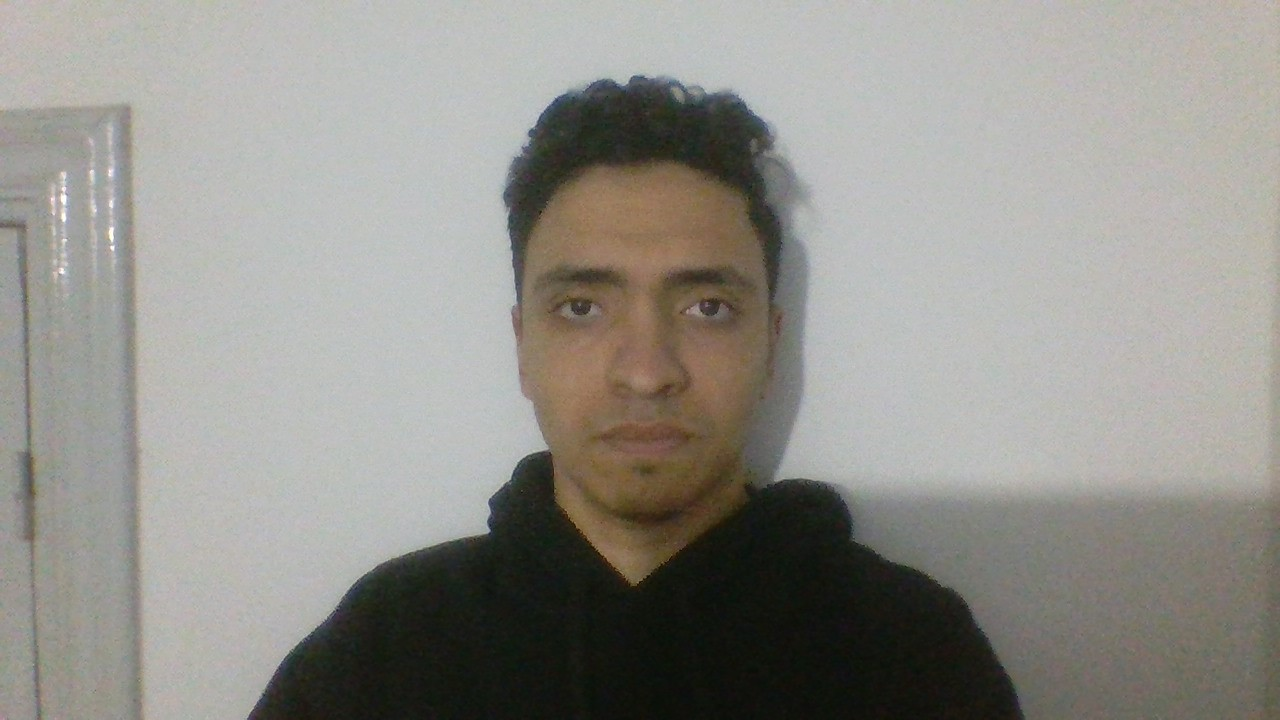
#> input picture face Detection/test5.jpg, 1280 x 720 px, given in place of the camera
$ jupyter execute --allow-errors KaakChat.ipynb   (text cells are left out)
#> lines starting #> are read from the running program, lines starting #| are printed output that depends on the picture; after the words box and inside, x2 and y2 are one past the last pixel; in counts of white or black regions, pixels touching at a corner belong together
[cell 1]
import pandas as pd
import cv2
import os
from skimage.transform import resize
from skimage.feature import corner_harris, corner_peaks, peak_local_max
from skimage.filters import sobel, sobel_h, sobel_v, gaussian
import skimage.io as io
import numpy as np
import matplotlib.pyplot as plt
import pickle
import random
import imutils
from skimage.color import rgb2gray,rgb2hsv
import time
from sklearn import svm
from sklearn.model_selection import RandomizedSearchCV
from sklearn.metrics import accuracy_score
from sklearn.model_selection import train_test_split
from sklearn.neighbors import KNeighborsClassifier
from sklearn.ensemble import RandomForestClassifier


import joblib

[cell 2]
def prepareData(images,labels):
    df=pd.DataFrame(images) #dataframe
    df['Target'] = labels
    x = df.iloc[:,:-1] #input data
    y = df.iloc[:,-1] #output data
    return x,y
# x,y=prepareData(images,labels)

[cell 3]
# [24 lines left out: function kiro_corner, not called in this run]

[cell 4]
# [5 lines left out: function draw_corners, not called in this run]

[cell 5]
# [7 lines left out: function get_landmarks, not called in this run]

[cell 6]
# [19 lines left out: function you_can_do_it, not called in this run]

[cell 7]
# [13 lines left out: function apply_corner_features, not called in this run]

[cell 8]
param_grid={'C':[0.1,1,10,100],'gamma':[0.0001,0.001,0.1,1],'kernel':['rbf','poly']}
svc=svm.SVC(probability=True)
model=RandomizedSearchCV(svc,param_grid)

[cell 9]
def load_image(path):
#> further down, frame is the input picture: shape (720, 1280, 3); mean B, G, R 137.9, 143.8, 145.4
    img=cv2.imread(path)
    canvas = np.copy(img)
    return canvas

def show_images(array_img,title,position,boxes,coords):
    for index_image,image in enumerate(array_img):
        show_with_matplotlib(image,title+"_"+ str(index_image+1),position+index_image,boxes,coords)

# [9 lines left out: function show_with_matplotlib, not called in this run]


lower_hsv=np.array([0,48,80],dtype="uint8")
upper_hsv=np.array([20,255,255],dtype="uint8")
def skin_detector_hsv(bgr_image):
    hsv_image=cv2.cvtColor(bgr_image,cv2.COLOR_BGR2HSV)
    skin_region=cv2.inRange(hsv_image,lower_hsv,upper_hsv)
    return skin_region


def apply_skin_detector(img):
    detected_skin=skin_detector_hsv(img)
#> in skin_detector_hsv (call 2), `hsv_image=cv2.cvtColor(bgr_image,cv2.COLOR_BGR2HSV)`: hsv_image: shape (720, 1280, 3); mean H, S, V 45.7, 27.4, 147.2
#> in skin_detector_hsv (call 2), `skin_region=cv2.inRange(hsv_image,lower_hsv,upper_hsv)`:
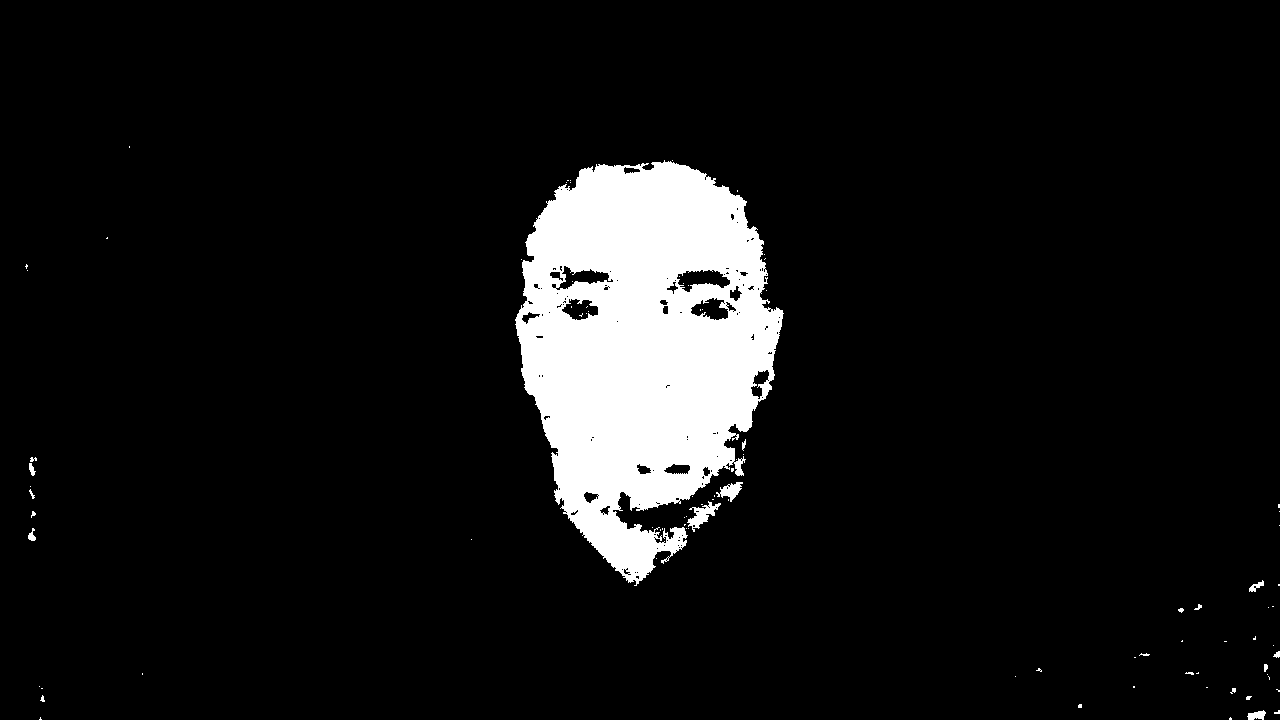
#> skin_region: shape (720, 1280); 8% white; 90 white regions (74 under 20 px), largest, box (x1, y1, x2, y2) and area: (515, 160, 784, 586) 72695, (687, 501, 721, 532) 397, (716, 482, 743, 502) 256
    bgr=cv2.cvtColor(detected_skin,cv2.COLOR_GRAY2BGR)
    bgr=cv2.erode(bgr,np.ones((12,12), np.uint8))
    bgr=cv2.dilate(bgr,np.ones((35,35), np.uint8))
    bgr=cv2.erode(bgr,np.ones((15,15), np.uint8))
    boxes = find_contours(bgr)
    return boxes


def find_contours(img):
    boxes=[]
    imgray=cv2.cvtColor(img,cv2.COLOR_BGR2GRAY)
    _,thresh=cv2.threshold(imgray,20,255,0)
    contours,hierarchy=cv2.findContours(thresh,cv2.RETR_TREE,cv2.CHAIN_APPROX_NONE)
    # print("number of contours = "+str(len(contours)))
    array=np.array(contours)
    for contour in array:
        xmin,ymin,xmax,ymax=get_boxes(contour)
        if(xmax-xmin <img.shape[1]*0.1 or ymax-ymin < img.shape[0]*0.1):
            continue
        boxes.append((xmin,ymin,xmax,ymax))
    return boxes;

def get_boxes(contour):
    xmin=float('inf')
    ymin=float('inf')
    xmax=0
    ymax=0
    for index,small_contour in enumerate(contour):
        if(small_contour[0][1]<xmin):
            xmin=small_contour[0][1]

        if(small_contour[0][1]>xmax):
            xmax=small_contour[0][1]

        if(small_contour[0][0]<ymin):
            ymin=small_contour[0][0]

        if(small_contour[0][0]>ymax):
            ymax=small_contour[0][0]
    return xmin,ymin,xmax,ymax

# [7 lines left out: function draw_boxes, not called in this run]

[cell 10]
def test_image(img,model):
    img_resize=resize(img,(50,50))
    l=np.array(img_resize).flatten()
    return model.predict_proba([l])

[cell 11]
def Kaak_Enhanced(final_image,boxes,clf_test):
    contours=[]
    for xmin, ymin, xmax, ymax in boxes:
        window = final_image[xmin:xmax, ymin:ymax]
        result = test_image(window,clf_test)
        # print(result)
        if(result[0][1]>0.6):   # adjust threshold based on input (video > 0.5) (images > 0.3)
            contours.append((xmin, ymin, xmax, ymax))
            # print((xmin, ymin, xmax, ymax))
    return contours

[cell 12]
datadir = r'C:\Users\Khaled Hesham\OneDrive\Desktop\ViolaJones\Datasets\faces'  #absolute path iam sorry will be fixed tomorrow inshalah
category=["non_faces","faces"]
images=[]
bf_images=[]
labels=[]

#> (the rest of this cell did not finish here and is left out)

[cell 13]
x,y = prepareData(images,labels)
SVM = svm.SVC(C=1,kernel='poly',gamma='auto',probability=True)
#> (the rest of this cell did not finish here and is left out)

#> (a cell that did not finish here is left out)

#> (a cell that did not finish here is left out)

[cell 16]
scientists= load_image("no3mn5.jpg")
#> (the rest of this cell did not finish here and is left out)

#> (a cell that did not finish here is left out)

#> (a cell that did not finish here is left out)

[cell 19]
coords=[]
#> (the rest of this cell did not finish here and is left out)

#> (a cell that did not finish here is left out)

#> (a cell that did not finish here is left out)

[cell 22]
print("The predicted Data is :")
#> (the rest of this cell did not finish here and is left out)

[cell 23]
vid = cv2.VideoCapture(0)

#> (the rest of this cell did not finish here and is left out)

#> in apply_skin_detector (call 2), `bgr=cv2.erode(bgr,np.ones((12,12), np.uint8))`: bgr: shape (720, 1280, 3); 5.6% white; 8 white regions (4 under 20 px), largest, box (x1, y1, x2, y2) and area: (523, 169, 773, 506) 49219, (581, 509, 652, 567) 1756, (533, 294, 555, 309) 182, (698, 290, 715, 295) 52
#> in apply_skin_detector (call 2), `bgr=cv2.dilate(bgr,np.ones((35,35), np.uint8))`:
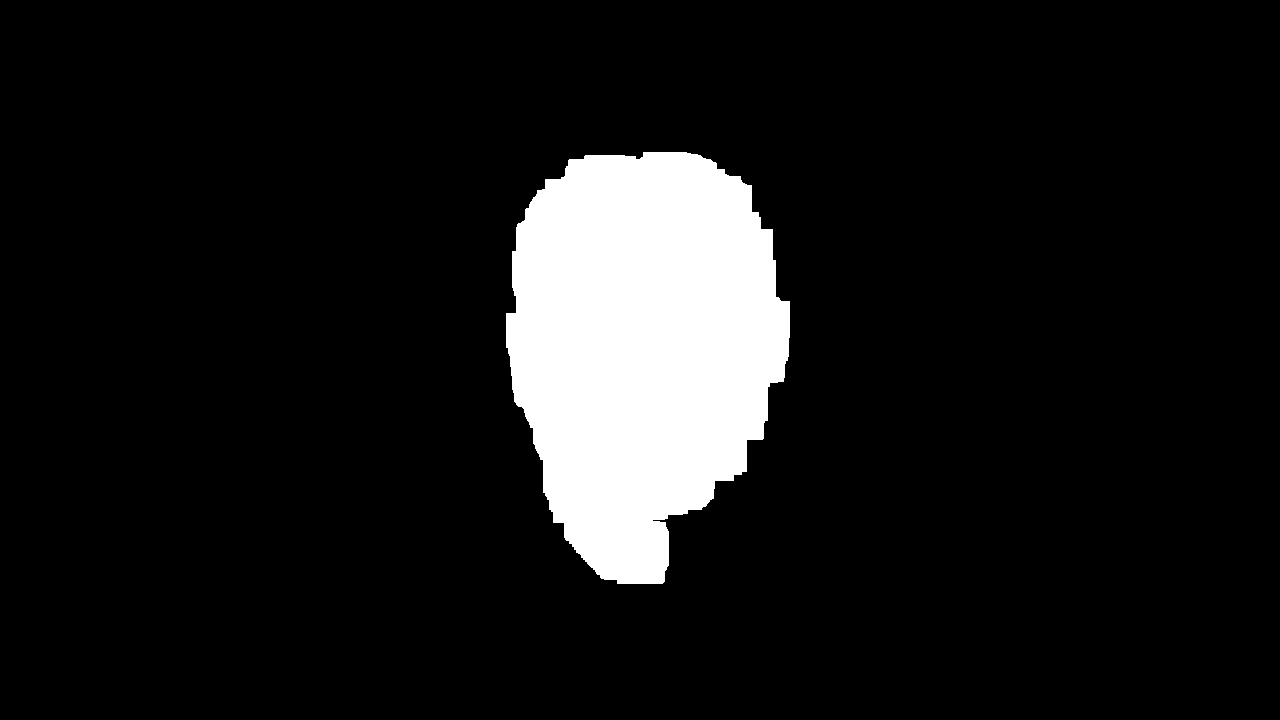
#> bgr: shape (720, 1280, 3); 9.8% white; 1 white region, box (x1, y1, x2, y2) and area: (506, 152, 790, 584) 90551
#> in apply_skin_detector (call 2), `bgr=cv2.erode(bgr,np.ones((15,15), np.uint8))`:
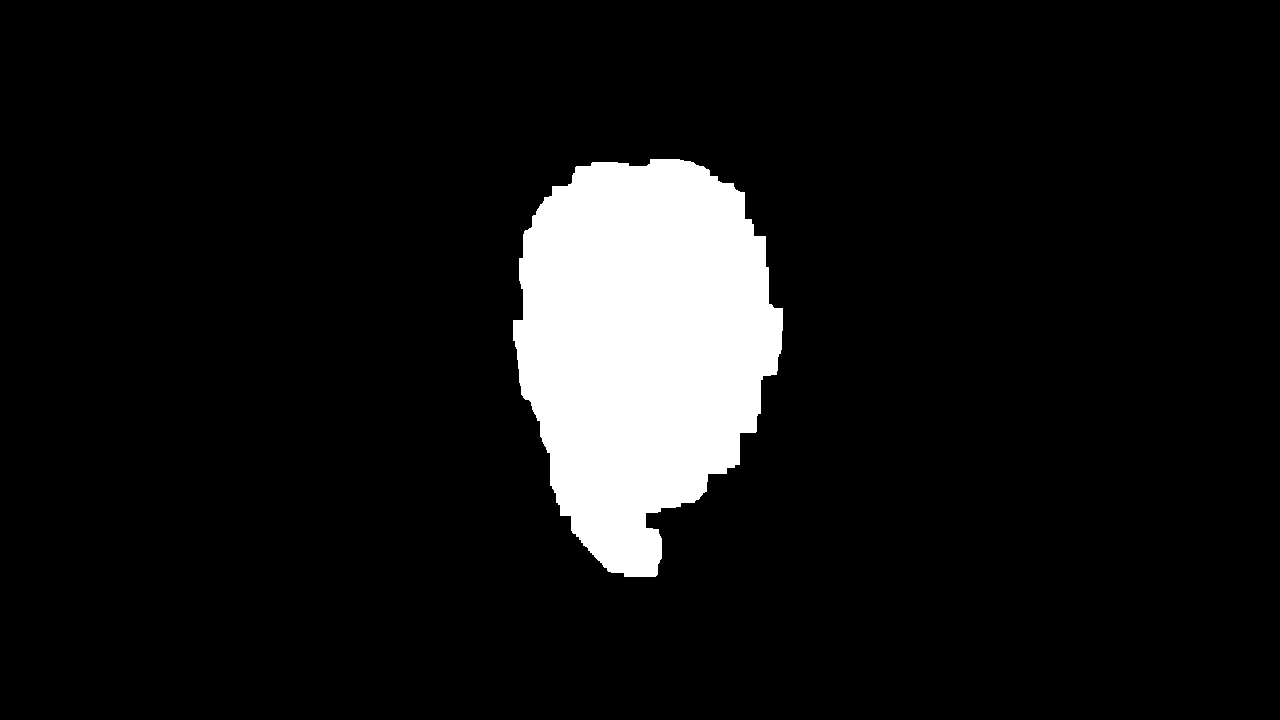
#> bgr: shape (720, 1280, 3); 8.7% white; 1 white region, box (x1, y1, x2, y2) and area: (513, 159, 783, 577) 80387
#> in find_contours, `imgray=cv2.cvtColor(img,cv2.COLOR_BGR2GRAY)`: imgray: shape (720, 1280); 8.7% white; 1 white region
#> in find_contours, `contours,hierarchy=cv2.findContours(thresh,cv2.RETR_TREE,cv2.CHAIN_APP..`: contours = 1 contour; box (x1, y1, x2, y2) and area: (513, 159, 783, 577) 79758
#> the loop in find_contours, `for contour in array:` made 1 pass
#> (xmin, ymin, xmax, ymax) on pass 1: (159, 513, 576, 782)
#> after the loop in find_contours, `for contour in array:`: boxes = [(159, 513, 576, 782)]
#> `final_image=cv2.cvtColor(frame, cv2.COLOR_BGR2GRAY )`:
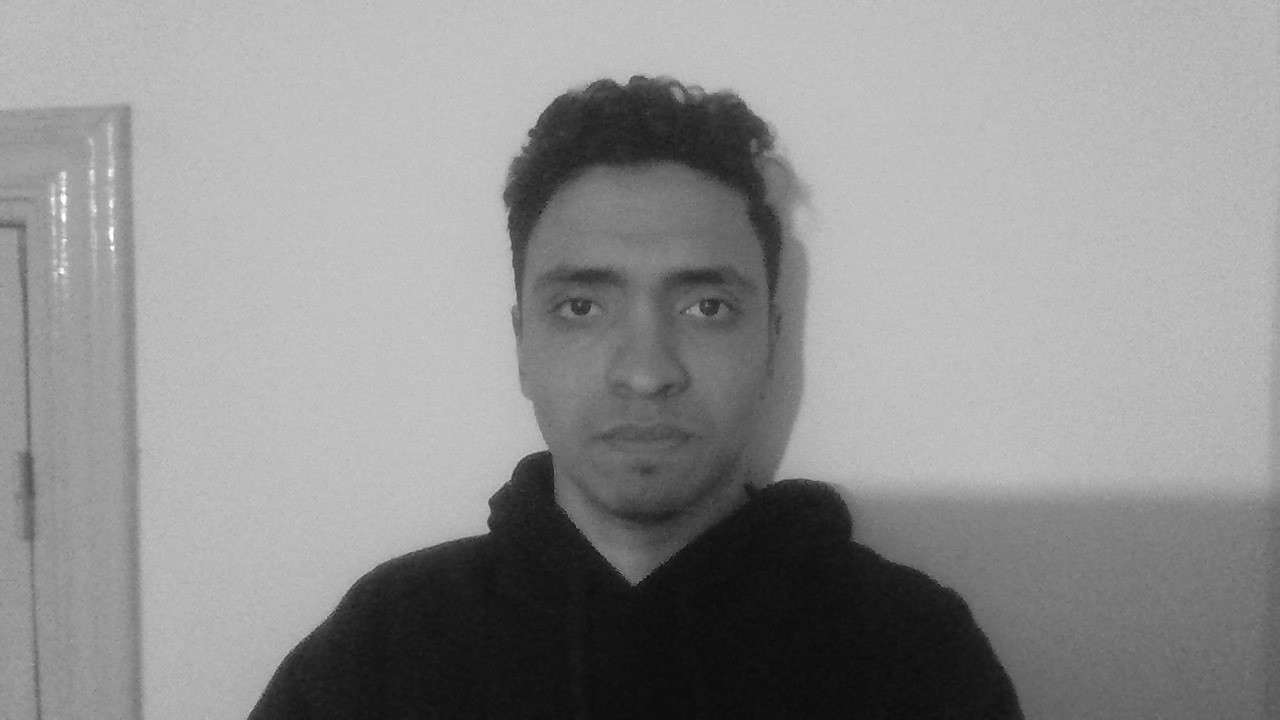
#> final_image: shape (720, 1280); min 10, max 255, mean 143.6
#> the loop in Kaak_Enhanced, `for xmin, ymin, xmax, ymax in boxes:` made 1 pass
#> pass 1, in Kaak_Enhanced, `window = final_image[xmin:xmax, ymin:ymax]`:
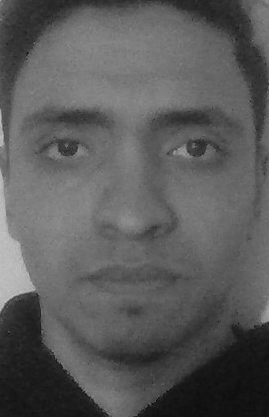
#> window: shape (417, 269); min 12, max 196, mean 90.5
#> pass 1, in test_image, `img_resize=resize(img,(50,50))`:
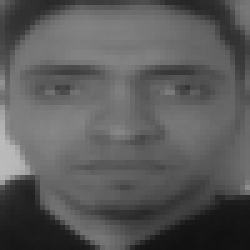
#> img_resize: shape (50, 50) float64 (shown 5 times larger); min 0.0667, max 0.735, mean 0.355
#> after the loop in Kaak_Enhanced, `for xmin, ymin, xmax, ymax in boxes:`: contours = []
    final_image=cv2.cvtColor(frame, cv2.COLOR_BGR2GRAY )
    contours= Kaak_Enhanced(final_image,boxes,SVM)
    coords=[]
    for (xmin,ymin,xmax,ymax)  in contours:
        coord=apply_corner_features(final_image[xmin:xmax,ymin:ymax])
        coords.append(coord)
    img = draw_boxes(frame,contours,coords)


    cv2.imshow('frame', img)
    io.imshow(img)
    # the 'q' button is set as the
    # quitting button you may use any
    # desired button of your choice
    if cv2.waitKey(1) & 0xFF == ord('q'):
        break

# After the loop release the cap object
vid.release()
# Destroy all the windows
cv2.destroyAllWindows()
